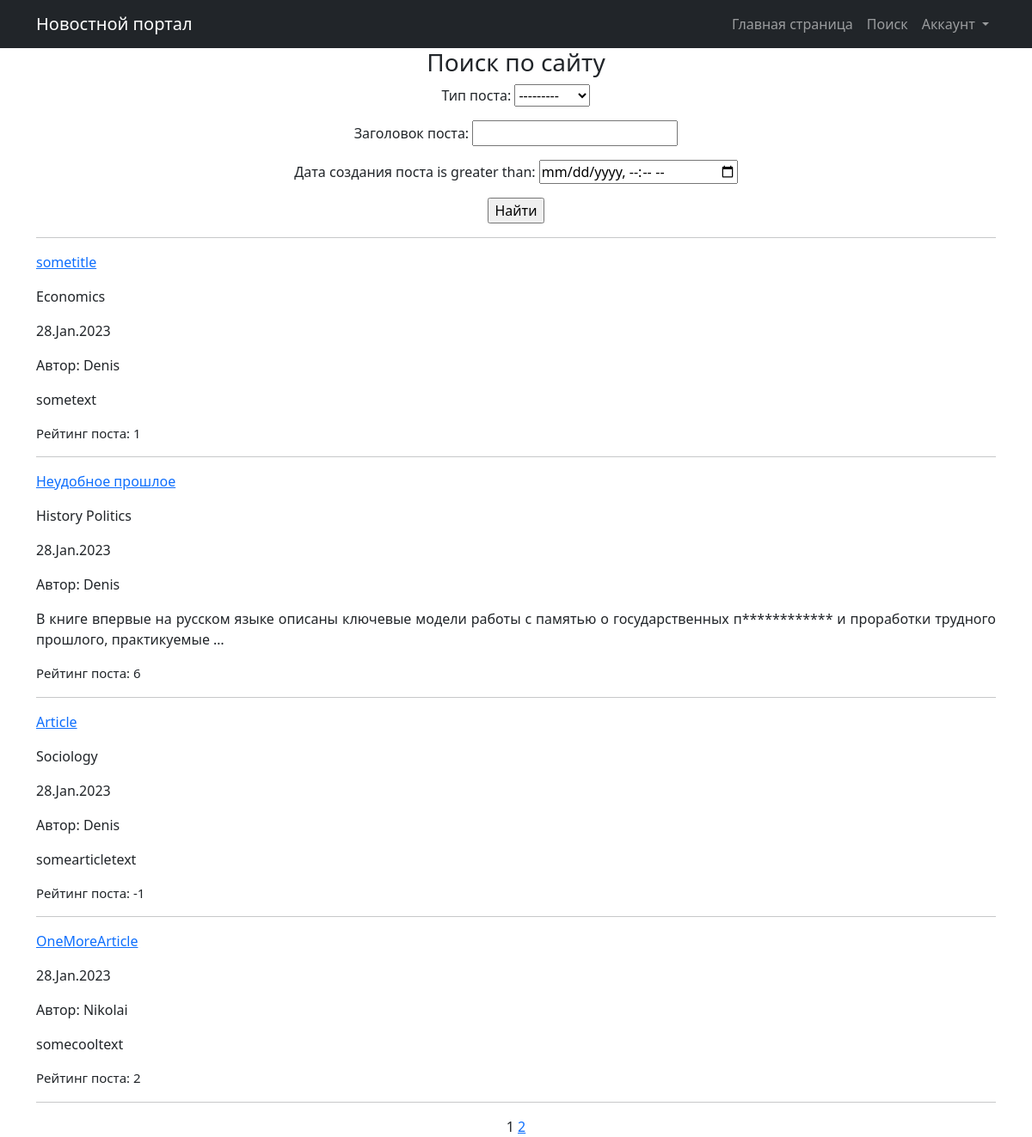
Page /posts/search/ on the earlier database version.
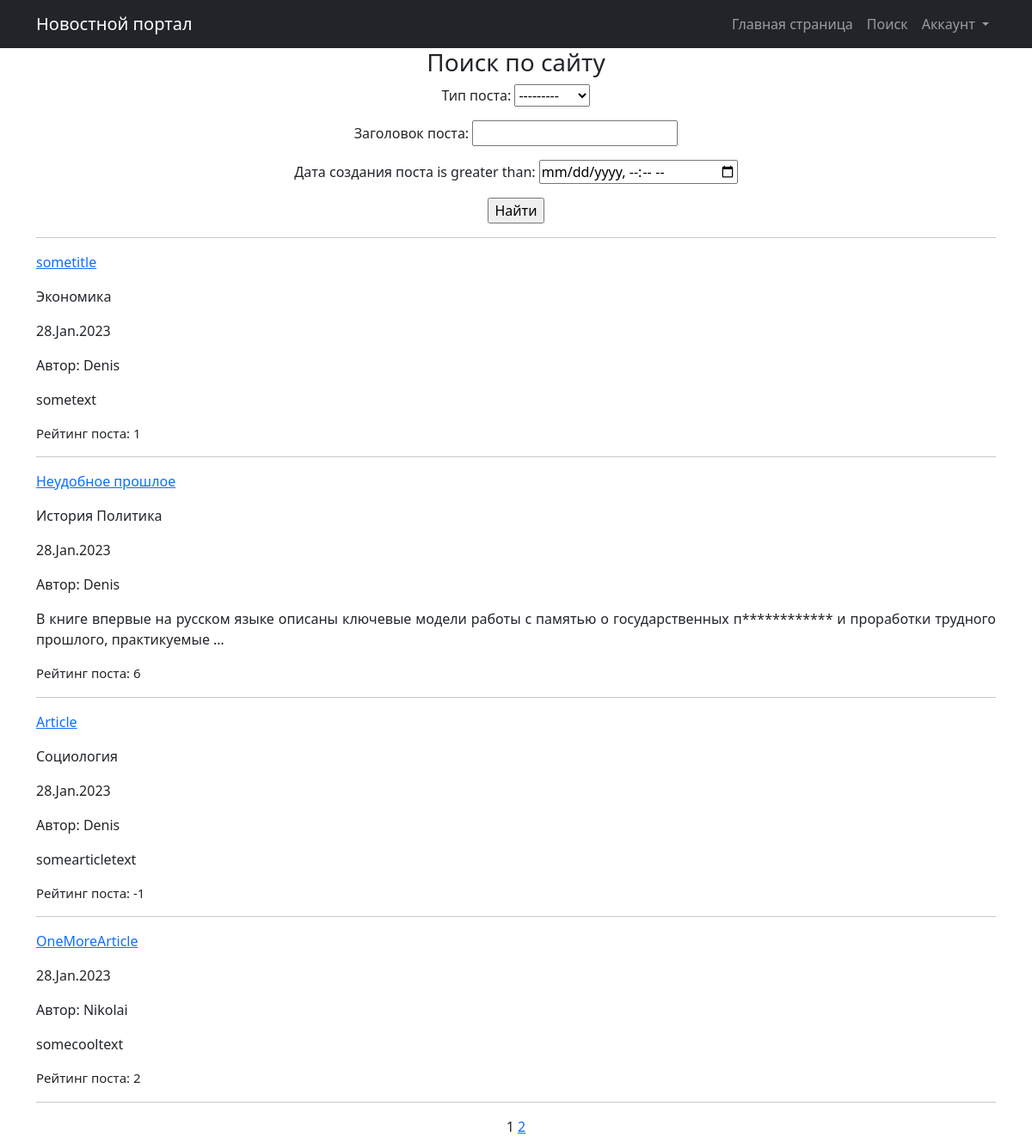
Same page on the later database version.
### NewsApp/models.py (models this page shows, shortened)
class Category(models.Model):
    name = models.CharField(max_length=64, unique=True)
    subscribers = models.ManyToManyField(User, related_name='categories')
    class Meta:
        verbose_name = 'Категория'
        verbose_name_plural = 'Категории'

### NewsApp/views.py (the view)
# urls.py: path('search/', SearchResultsView.as_view(), name='post_search'),
class SearchResultsView(ListView):
    model = Post
    template_name = 'search.html'
    context_object_name = 'search_list'
    paginate_by = 4
    def get_queryset(self):
        queryset = super().get_queryset()
        self.filterset = PostFilter(self.request.GET, queryset)
        return self.filterset.qs
    def get_context_data(self, **kwargs):
        context = super().get_context_data(**kwargs)
        context['filterset'] = self.filterset
        return context

### NewsApp/models.py (called while the page is built)
    def __str__(self):
        return f'{self.authorUser.username}'

### NewsApp/templatetags/custom_filters.py (called while the page is built)
@register.filter()
def censor(value):
    banned_words = ['преступлениях', 'России', 'стратегии']
    if not isinstance (value, str):
        raise TypeError(f"Недопустимое значение '{type(value)}' Нужно ввести строковое значение")
    words = value.replace(',', '').split()
    for word in words:
        if word in banned_words:
            value = value.replace(word, f"{word[0]}{'*' * (len(word) - 1)}")
    return value

### templates/search.html (shortened to what this page needs)
{% extends 'flatpages/default.html' %}
{% load custom_filters %}
{% block content %}
<h3> Поиск по сайту</h3>
    <form action="" method="get">
       {{ filterset.form.as_p }}
       <input type="submit" value="Найти" />
   </form>
   <hr>
    {% if search_list %}
    {% for post in search_list %}
        <p style="text-align: left;"> <a href = "{% url 'post_detail' pk=post.id %}"> {{ post.title|censor }} </a> </p>
        <p style="text-align: justify;">
        {% for cat in post.postCategory.all %}
        {{ cat.name }}
        {% endfor %}
        </p>
        <p style="text-align: justify;"> {{ post.dateCreation|date:'d.M.Y' }} </p>
        <p style="text-align: justify;"> Автор: {{ post.author }} </p>
        <p style="text-align: justify;"> {{ post.text|truncatewords:20|censor }} </p>
        <p style="text-align: justify; font-size: 15px"> Рейтинг поста: {{ post.rating }} </p>
        <hr>
           {% endfor %}
   {% else %}
       <h2>Будьте первым, кто опубликует пост :)</h2>
   {% endif %}
   {{ page_obj.number }}
   {% if page_obj.has_next %}
       <a href="?page={{ page_obj.next_page_number }}">{{ page_obj.next_page_number }}</a>
   {% endif %}
{% endblock content %}

Differences in the rows shown:
changed Category: name "Economics" → "Экономика"
changed Category: name "History" → "История"
changed Category: name "Politics" → "Политика"
changed Category: name "Sociology" → "Социология"
